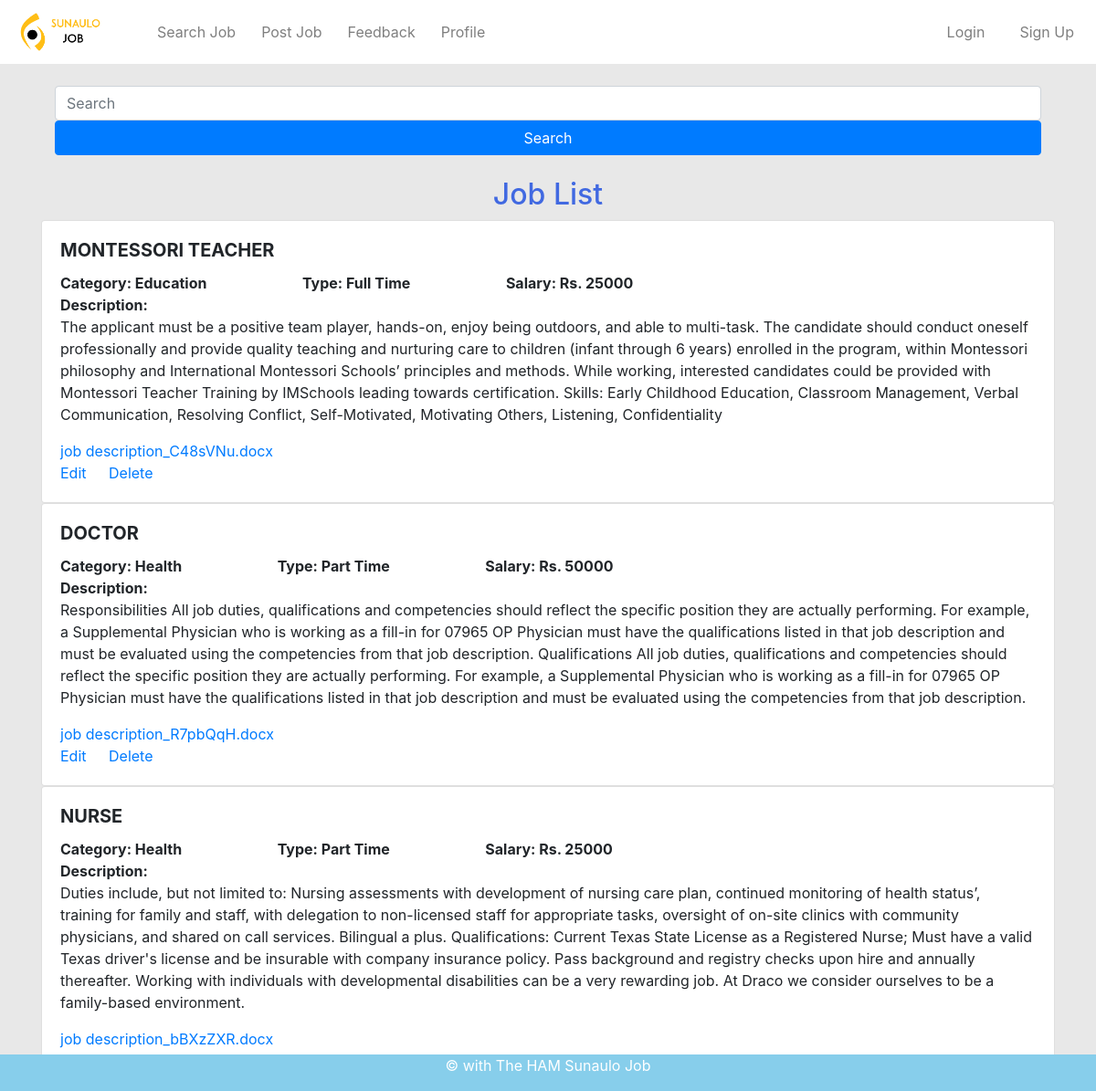
/postjob/data, run on the app's committed database.
### postjob/models.py (models this page shows)
class Post(models.Model):
    title= models.CharField(max_length=50)
    category= models.CharField(max_length=50)
    job_type= models.CharField(max_length=50)
    salary= models.IntegerField()
    description = models.TextField()
    file = models.FileField()
    def __str__(self):
        return str(self.id)+ " " +self.title + " " +self.category + " " + self.job_type + " " + str(self.salary) +" " + self.description

### postjob/views.py (the view)
# urls.py: path('data', view_saved_posted_data),
def view_saved_posted_data(request):
    list_of_post = Post.objects.all()
    print(list_of_post)
    context_variable = {
        'posts':list_of_post
    }
    return render(request,'viewdata.html',context_variable)

### postjob/templates/viewdata.html (shortened to what this page needs)
{% extends "base.html" %}
{% load static %}
{% block body %}
<br>
<div class="container">
  <div class="container">
  <form method="POST" action="search" class="needs-validation" novalidate>
    <input class="form-control col-sm-12" type="search" placeholder="Search" name="search" required>
    <button class="btn btn-primary col-sm-12" type="submit">Search</button>
  </form>
</div><br>
<div>
  <h2 style="text-align: center; color: royalblue;"> Job List</h2>
  {% for post in posts %}
  <div class="card">
    <div class="card-body">
      <h5 class="card-title text-uppercase" class="text-uppercase" style="font-weight: bolder;">{{post.title}}</h5>
      <h8 class="card-title text-capitalize" style="font-weight: bold;">Category: {{post.category}}</h8>
      <h8 class="card-title text-capitalize" style="padding-left: 100px; font-weight: bold;">Type: {{post.job_type}}</h8>
      <h8 class="card-title text-capitalize" style="padding-left: 100px; font-weight: bold;">Salary: Rs. {{post.salary}}</h8><br>
      <h8 class="card-title" style="font-weight: bold;">Description:</h8>
      <p class="card-text">{{post.description}}</p>
      <a href="{{post.file.url}}"  class="card-link">{{post.file}}</a><br>
      <a href="data/edit/{{post.id}}" class="card-link">Edit</a>
      <a href="data/delete/{{post.id}}" class="card-link">Delete</a>
    </div>
  </div>
  {% empty %}
    There are no job posts.
  {% endfor %}
</div>
{% endblock body %}

### data on the page
Post: title "MONTESSORI TEACHER", category "Education", job_type "Full Time", salary "25000", description "The applicant must be a positive team player, hands-on, enjoy being outdoors, and able to multi-task. The candidate should conduct oneself professionally and provide quality teaching and nurturing care to children (infant through 6 years) enrolled in the program, within Montessori philosophy and International Montessori Schools’ principles and methods. While working, interested candidates could be provided with Montessori Teacher Training by IMSchools leading towards certification. Skills: Early Childhood Education, Classroom Management, Verbal Communication, Resolving Conflict, Self-Motivated, Motivating Others, Listening, Confidentiality", file "job description_C48sVNu.docx"
Post: title "DOCTOR", category "Health", job_type "Part Time", salary "50000", description "Responsibilities All job duties, qualifications and competencies should reflect the specific position they are actually performing. For example, a Supplemental Physician who is working as a fill-in for 07965 OP Physician must have the qualifications listed in that job description and must be evaluated using the competencies from that job description. Qualifications All job duties, qualifications and competencies should reflect the specific position they are actually performing. For example, a Supplemental Physician who is working as a fill-in for 07965 OP Physician must have the qualifications listed in that job description and must be evaluated using the competencies from that job…", file "job description_R7pbQqH.docx"
Post: title "NURSE", category "Health", job_type "Part Time", salary "25000", description "Duties include, but not limited to: Nursing assessments with development of nursing care plan, continued monitoring of health status’, training for family and staff, with delegation to non-licensed staff for appropriate tasks, oversight of on-site clinics with community physicians, and shared on call services. Bilingual a plus. Qualifications: Current Texas State License as a Registered Nurse; Must have a valid Texas driver's license and be insurable with company insurance policy. Pass background and registry checks upon hire and annually thereafter. Working with individuals with developmental disabilities can be a very rewarding job. At Draco we consider ourselves to be a family-based…", file "job description_bBXzZXR.docx"
